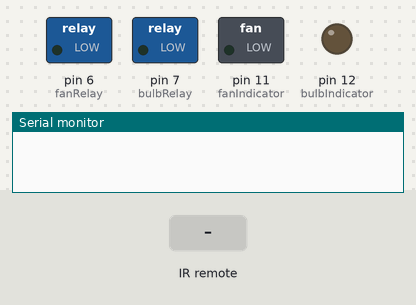
Recording of a sketch running on a simulated Arduino Uno, built with avr-gcc and run on an emulated ATmega328P. Parts: switched loads named in the sketch (green lamp = pin HIGH), output pins drawn as LEDs (lit = HIGH), the last lines printed to the serial monitor. The inputs (shaded band) are chosen by the test bench.

Above: at 1.2 s.
1.3 s: infrared code 0xFFA25D received
At 2.5 s:
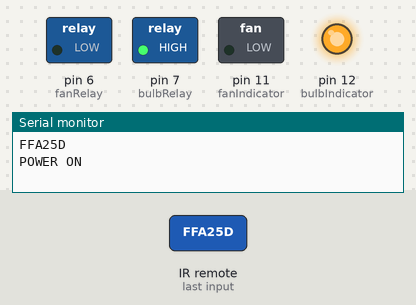
2.8 s: infrared code 0xFF629D received
At 3.9 s:
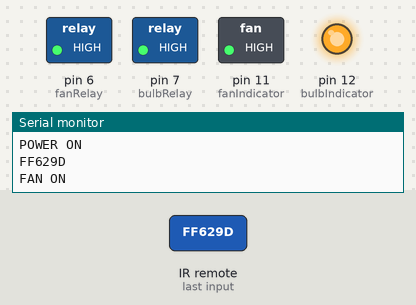
4.3 s: infrared code 0xFFE21D received
At 5.0 s:
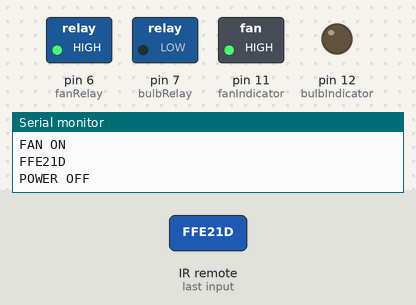
Timing chart, 0 to 7.3 s (numbered marks = the images above; inputs shaded):
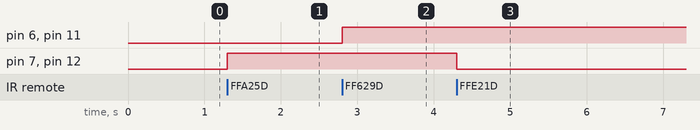

The sketch:

sketch_apr30a.ino
```cpp
#include "IRremote.h"

int receiver = 5;
int bulbRelay = 7, bulbIndicator = 12;
int fanRelay = 6, fanIndicator = 11;

IRrecv irrecv(receiver);
decode_results results;

void translateIR(){
  Serial.println(results.value,HEX);
  switch(results.value){
      case 0xFFA25D:
        Serial.println("POWER ON");
        powerONBulb();
        powerONBulbIndicator();
      break;
      case 0xFFE21D:
        Serial.println("POWER OFF");
        powerOFFBulb();
        powerOFFBulbIndicator();
       break;
       case 0xFF629D:
        Serial.println("FAN ON");
        powerONFan();
        powerONFanIndicator();
        break;
       case 0xFFA857:
        Serial.println("FAN OFF");
        powerOFFFan();
        powerOFFFanIndicator();
        break;
      default:
        Serial.println("UNKNOWN KEY");
  }
}

void setup(){
  pinMode(bulbRelay, OUTPUT);
  pinMode(fanRelay, OUTPUT);
  pinMode(bulbIndicator, OUTPUT);
  pinMode(fanIndicator, OUTPUT);
  Serial.begin(9600);
  irrecv.enableIRIn(); //starting the receiver
}

void loop(){
  //checking if the IR are received
  if(irrecv.decode(&results)){
    translateIR();
    irrecv.resume();
  }

}

//function to power on a bulb_relay
void powerONBulb(){
  digitalWrite(bulbRelay, HIGH);
}

//function to power off a bulb_relay
void powerOFFBulb(){
  digitalWrite(bulbRelay, LOW);
}

//function to power on a fan_relay
void powerONFan(){
  digitalWrite(fanRelay, HIGH);
}

//function to power off a fan_relay
void powerOFFFan(){
  digitalWrite(fanRelay, LOW);
}

void powerONBulbIndicator(){
  digitalWrite(bulbIndicator, HIGH);
}

void powerOFFBulbIndicator(){
  digitalWrite(bulbIndicator, LOW);
}

void powerONFanIndicator(){
  digitalWrite(fanIndicator, HIGH);
}

void powerOFFFanIndicator(){
  digitalWrite(fanIndicator, LOW);
}
```

Measured:
- after the input at 1.3 s, pin 7 (bulbRelay), pin 12 (bulbIndicator): LOW → HIGH at once
- after the input at 2.8 s, pin 6 (fanRelay), pin 11 (fanIndicator): LOW → HIGH at once
- after the input at 4.3 s, pin 7 (bulbRelay), pin 12 (bulbIndicator): HIGH → LOW at once
